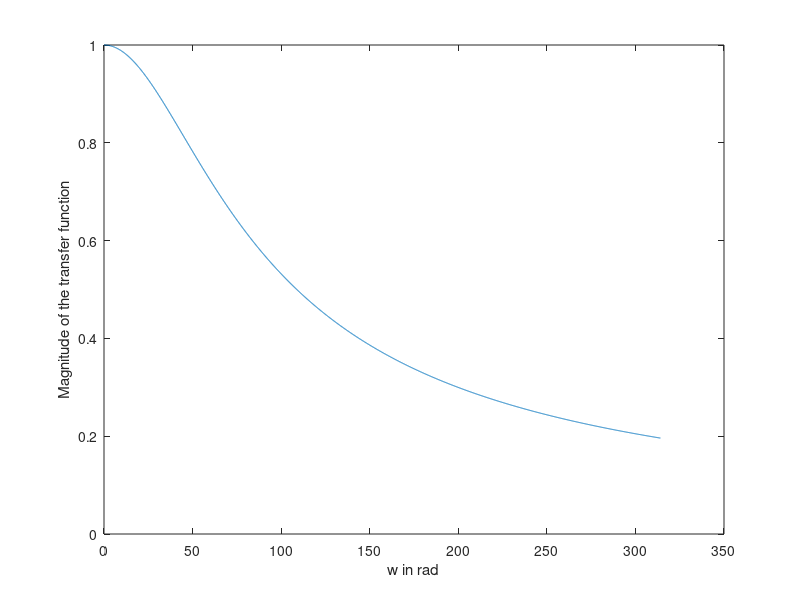

This figure's MATLAB source:
R=20*pi;
L=1;
w=0:0.1:100*pi;
T=R./(R+j*w*L);
Mag_T=abs(T);
plot(w,Mag_T);
xlabel('w in rad');
ylabel('Magnitude of the transfer function');
% press the mouse 3 times to get values on the graph
[x,y]=ginput(3)
